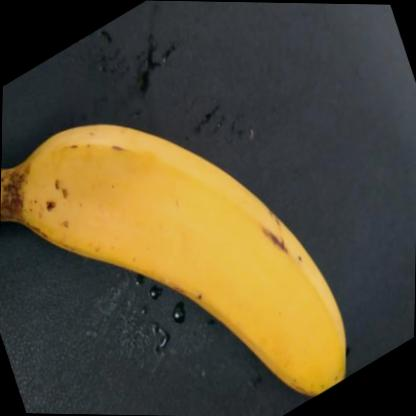
#> input picture agrigrade-frontend/ai-backend/dataset/banana/A/grade_a_01.jpg, 416 x 416 px; its folder holds only this picture in this run
$ python -i yolo_inference.py   (imports and definitions only)
#> lines starting #> are read from the running program, lines starting #| are printed output that depends on the picture; after the words box and inside, x2 and y2 are one past the last pixel; in counts of white or black regions, pixels touching at a corner belong together
### ai-service/src/inference/model_registry.py
"""
Centralized Model Registry for AgriGrade AI.
Registers supported crops, available CNN/YOLO models, and handles canonical naming and model statuses.
"""

import json
from pathlib import Path

BASE_DIR = Path(__file__).resolve().parent.parent.parent
MODELS_DIR = BASE_DIR / "models"
CONFIGS_DIR = BASE_DIR / "configs" / "grading"

CROP_CANONICAL_MAP = {
    "banana": "banana",
    "bananas": "banana",

    "mango": "mango",
    "mangoes": "mango",

    "tomato": "tomato",
    "tomatoes": "tomato",

    "onion": "onion",
    "onions": "onion",

    "brinjal": "brinjal",
    "eggplant": "brinjal",
    "baingan": "brinjal",

    "okra": "okra",
    "bhendi": "okra",
    "bhindi": "okra",
    "ladies finger": "okra",
    "lady finger": "okra",

    "green_chilli": "green_chilli",
    "green chilli": "green_chilli",
    "green chili": "green_chilli",
    "chilli": "green_chilli",
    "chili": "green_chilli",

    "drumstick": "drumstick",
    "moringa": "drumstick",
    "murungai": "drumstick",

    "beetroot": "beetroot",
    "beet": "beetroot",

    "bottle_gourd": "bottle_gourd",
    "bottle gourd": "bottle_gourd",
    "lauki": "bottle_gourd",

    "bitter_gourd": "bitter_gourd",
    "bitter gourd": "bitter_gourd",
    "karela": "bitter_gourd",

    "snake_gourd": "snake_gourd",
    "snake gourd": "snake_gourd",
    "pudalangai": "snake_gourd",

    "carrot": "carrot",
    "carrots": "carrot",
    "gajar": "carrot",

    "tapioca": "tapioca",
    "cassava": "tapioca",
    "maravalli": "tapioca"
}

CROP_DISPLAY_NAMES = {
    "banana": "Banana",
    "mango": "Mango",
    "tomato": "Tomato",
    "onion": "Onion",
    "brinjal": "Brinjal / Eggplant",
    "okra": "Bhendi / Okra",
    "green_chilli": "Green Chilli",
    "drumstick": "Drumstick / Moringa",
    "beetroot": "Beetroot",
    "bottle_gourd": "Bottle Gourd",
    "bitter_gourd": "Bitter Gourd",
    "snake_gourd": "Snake Gourd",
    "carrot": "Carrot",
    "tapioca": "Tapioca / Cassava"
}

class ModelRegistry:
    def __init__ (self):
        self.models_dir = MODELS_DIR
        self._verify_registered_models()

    def _verify_registered_models(self):
        trained_multi_crop_path = Path(r"C:\Users\naksh\.gemini\antigravity\scratch\agrigrade-frontend\crop-quality-ai\crop-quality-ai\models\crop_grade_model.keras")
        has_multi_crop = trained_multi_crop_path.exists()

        self.registry = {
            "banana": {
                "maturity": {
                    "architecture": "EfficientNet-B0",
                    "task": "maturity",
                    "classes": ["overripe", "ripe", "rotten", "unripe"],
                    "model_path": self.models_dir / "banana_maturity" / "cnn" / "best_model" / "model.pth",
                    "input_size": (224, 224),
                    "confidence_threshold": 0.60
                }
            }
        }

        # Add multi-crop trained models from crop-quality-ai
        for crop in ["mango", "tomato", "onion", "okra", "carrot"]:
            self.registry[crop] = {
                "quality": {
                    "architecture": "MobileNetV2 (Keras)",
                    "task": "quality_grade_classification",
                    "classes": [f"{crop}_grade_a", f"{crop}_grade_b", f"{crop}_grade_c"],
                    "model_path": trained_multi_crop_path,
                    "input_size": (224, 224),
                    "experimental": True
                }
            }

    # [5 lines left out: function resolve_crop, not called in this run]

    def get_display_name(self, canonical_crop):
        return CROP_DISPLAY_NAMES.get(canonical_crop, canonical_crop.replace("_", " ").title())

    # [36 lines left out: function get_cnn_info, not called in this run]

    def get_yolo_info(self):
        yolo_path = self.models_dir / "yolo" / "produce_yolo.pt"
        if yolo_path.exists():
            return {
                "model": "YOLOv8",
                "model_path": str(yolo_path),
                "model_status": "AVAILABLE",
                "confidence_threshold": 0.50
            }
        else:
            return {
                "model": "YOLOv8-Pretrained",
                "model_status": "PRETRAINED_GENERAL_MODEL",
                "message": "Using pretrained general object detection layer. Custom produce YOLO detector not yet trained."
            }

# Singleton Instance
model_registry = ModelRegistry()

### ai-service/src/inference/yolo_inference.py
"""
YOLO Object Detection Interface for AgriGrade AI.
Provides produce bounding box localization, item counting, and ROI extraction.
"""

import io
import cv2
import numpy as np
from PIL import Image
from pathlib import Path

from inference.model_registry import model_registry

_YOLO_MODEL = None

def detect_objects(image_input, crop_hint=None):
    """
    Performs object detection and ROI bounding box localization on the input image.
    Returns detected produce bounding boxes and model status.
    """
    yolo_info = model_registry.get_yolo_info()
    model_status = yolo_info.get("model_status", "PRETRAINED_GENERAL_MODEL")

    # Load PIL image & convert to OpenCV BGR
    if isinstance(image_input, bytes):
        pil_img = Image.open(io.BytesIO(image_input)).convert("RGB")
    elif isinstance(image_input, (str, Path)):
        pil_img = Image.open(image_input).convert("RGB")
#> pil_img is the input picture: PIL image 416x416 RGB; mean R, G, B 87, 77.7, 53.4
    elif isinstance(image_input, Image.Image):
        pil_img = image_input.convert("RGB")
    else:
        raise ValueError(f"Unsupported image type for YOLO: {type(image_input)}")

    img_np = np.array(pil_img)
    height, width, _ = img_np.shape
#> height = 416; width = 416

    detected_objects = []

    # Attempt YOLO detection if ultralytics package is installed
    try:
        from ultralytics import YOLO
        global _YOLO_MODEL
        if _YOLO_MODEL is None and yolo_info.get("model_path"):
            _YOLO_MODEL = YOLO(yolo_info["model_path"])

        if _YOLO_MODEL:
            results = _YOLO_MODEL(img_np, verbose=False)[0]
            for box in results.boxes:
                x1, y1, x2, y2 = box.xyxy[0].tolist()
                conf = box.conf[0].item()
                cls_id = int(box.cls[0].item())
                cls_name = results.names[cls_id] if hasattr(results, "names") else "produce"

                detected_objects.append({
                    "class": cls_name,
                    "confidence": round(conf, 4),
                    "bbox": {
                        "x1": int(x1),
                        "y1": int(y1),
                        "x2": int(x2),
                        "y2": int(y2)
                    }
                })
    except Exception as e:
        # Fallback to computer-vision contour ROI detection if custom YOLO is not installed/trained
        pass

    # If no YOLO objects detected yet, use color-space ROI saliency detector for agricultural produce
    if not detected_objects:
        # Convert to HSV to detect non-background produce contours
        hsv = cv2.cvtColor(img_np, cv2.COLOR_RGB2HSV)
#> hsv: shape (416, 416, 3); mean H, S, V 73.6, 81, 93.2
        # Saliency threshold for produce foreground vs plain background
        _, thresh = cv2.threshold(hsv[:, :, 1], 40, 255, cv2.THRESH_BINARY)
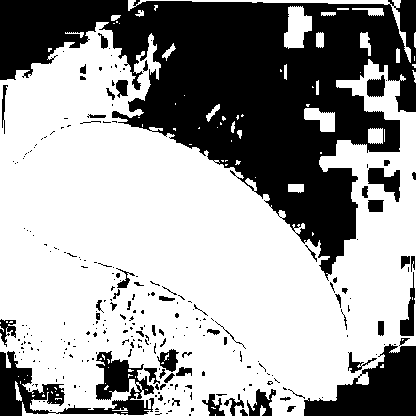
#> thresh: shape (416, 416); 62.6% white; 265 black regions (204 under 20 px)
        contours, _ = cv2.findContours(thresh, cv2.RETR_EXTERNAL, cv2.CHAIN_APPROX_SIMPLE)
#> contours = 78 contours, 57 with area under 20; largest, box (x1, y1, x2, y2) and area: (0, 22, 416, 416) 109601, (284, 6, 312, 49) 774, (128, 0, 411, 63) 654, (304, 108, 335, 132) 428, (368, 128, 383, 144) 195

        valid_boxes = []
        min_area = (width * height) * 0.03 # Require produce to be at least 3% of image area
#> min_area = 5191.7

        for cnt in contours:
            area = cv2.contourArea(cnt)
            if area > min_area:
                x, y, w, h = cv2.boundingRect(cnt)
                valid_boxes.append((x, y, x + w, y + h, area))
#> this loop made 78 passes
#> (area, x, y, w, h) on pass 69: (109601, 0, 22, 416, 394)
#> area on passes 3, 15, 25, 34, 36, 42: 29.5, 52, 107, 20.5, 195, 21.5
#> after the loop, valid_boxes = [(0, 22, 416, 416, 109601)]

        if valid_boxes:
            # Sort by area descending and pick largest produce items
            valid_boxes.sort(key=lambda b: b[4], reverse=True)
            for x1, y1, x2, y2, _ in valid_boxes[:3]:
                detected_objects.append({
                    "class": crop_hint if crop_hint else "produce",
                    "confidence": 0.92,
                    "bbox": {
                        "x1": int(x1),
                        "y1": int(y1),
                        "x2": int(x2),
                        "y2": int(y2)
                    }
                })
#> this loop made 1 pass
#> after the loop, detected_objects = 1 item

    # Default fallback full frame if no contour/YOLO found
    if not detected_objects:
        detected_objects.append({
            "class": crop_hint if crop_hint else "produce",
            "confidence": 0.85,
            "bbox": {
                "x1": int(width * 0.1),
                "y1": int(height * 0.1),
                "x2": int(width * 0.9),
                "y2": int(height * 0.9)
            }
        })

    return {
        "model_status": model_status,
        "detected_objects": detected_objects,
        "objects_count": len(detected_objects)
    }

>>> result = detect_objects('../../../agrigrade-frontend/ai-backend/dataset/banana/A/grade_a_01.jpg')
#> result = 3 items

$ run again, on agrigrade-frontend/ai-backend/dataset/banana/A/grade_a_02.jpg
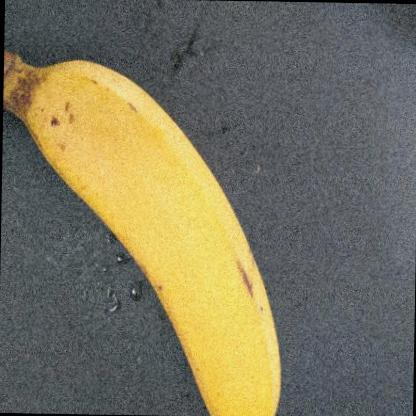
#> input picture agrigrade-frontend/ai-backend/dataset/banana/A/grade_a_02.jpg, 416 x 416 px
#> in detect_objects, pil_img is the input picture: PIL image 416x416 RGB; mean R, G, B 120.6, 116, 94.2
#> hsv: shape (416, 416, 3); mean H, S, V 82.9, 58.7, 127.6
#> in detect_objects, `_, thresh = cv2.threshold(hsv[:, :, 1], 40, 255, cv2.THRESH_BINARY)`:
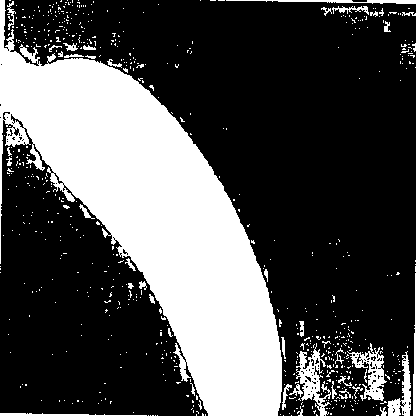
#> thresh: shape (416, 416); 31.1% white; 672 white regions (628 under 20 px)
#> contours = 672 contours, 648 with area under 20; largest, box (x1, y1, x2, y2) and area: (0, 0, 282, 416) 46488, (296, 343, 331, 416) 834, (347, 343, 387, 401) 808, (387, 351, 411, 416) 536, (226, 0, 416, 4) 218
#> the loop in detect_objects, `for cnt in contours:` made 672 passes
#> (area, x, y, w, h) on pass 672: (46488, 0, 0, 282, 416)
#> after the loop in detect_objects, `for cnt in contours:`: valid_boxes = [(0, 0, 282, 416, 46488)]
#> the loop in detect_objects, `for x1, y1, x2, y2, _ in valid_boxes[:3]:` made 1 pass
#> after the loop in detect_objects, `for x1, y1, x2, y2, _ in valid_boxes[:3]:`: detected_objects = 1 item
#> result = 3 items

$ run again, on agrigrade-frontend/ai-backend/dataset/banana/A/grade_a_03.jpg
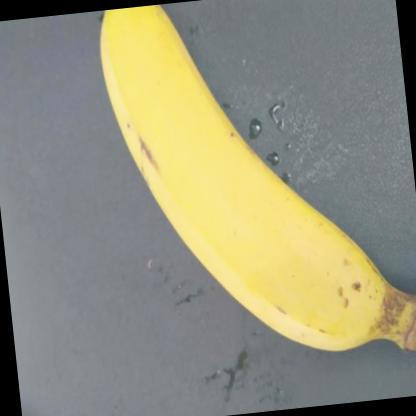
#> input picture agrigrade-frontend/ai-backend/dataset/banana/A/grade_a_03.jpg, 416 x 416 px
#> in detect_objects, pil_img is the input picture: PIL image 416x416 RGB; mean R, G, B 147, 145.7, 125
#> hsv: shape (416, 416, 3); mean H, S, V 79.9, 49.7, 154.1
#> in detect_objects, `_, thresh = cv2.threshold(hsv[:, :, 1], 40, 255, cv2.THRESH_BINARY)`:
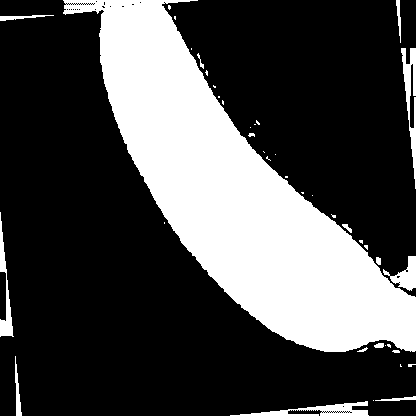
#> thresh: shape (416, 416); 28.9% white; 41 white regions (25 under 20 px)
#> contours = 41 contours, 29 with area under 20; largest, box (x1, y1, x2, y2) and area: (63, 0, 416, 352) 45814, (230, 401, 369, 416) 676, (401, 48, 416, 189) 600, (383, 256, 416, 291) 452, (0, 212, 14, 337) 439
#> the loop in detect_objects, `for cnt in contours:` made 41 passes
#> (area, x, y, w, h) on pass 41: (45813.5, 63, 0, 353, 352)
#> after the loop in detect_objects, `for cnt in contours:`: valid_boxes = [(63, 0, 416, 352, 45813.5)]
#> the loop in detect_objects, `for x1, y1, x2, y2, _ in valid_boxes[:3]:` made 1 pass
#> after the loop in detect_objects, `for x1, y1, x2, y2, _ in valid_boxes[:3]:`: detected_objects = 1 item
#> result = 3 items

$ run again, on agrigrade-frontend/ai-backend/dataset/banana/A/grade_a_04.jpg
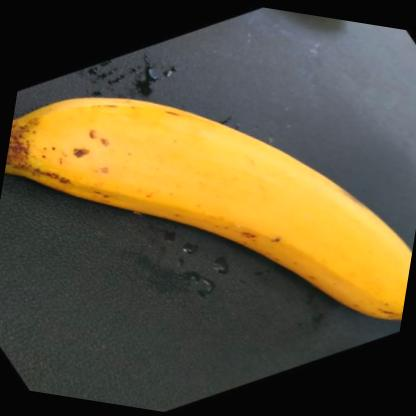
#> input picture agrigrade-frontend/ai-backend/dataset/banana/A/grade_a_04.jpg, 416 x 416 px
#> in detect_objects, pil_img is the input picture: PIL image 416x416 RGB; mean R, G, B 96.8, 85.3, 56.2
#> hsv: shape (416, 416, 3); mean H, S, V 52.9, 68.3, 101.7
#> in detect_objects, `_, thresh = cv2.threshold(hsv[:, :, 1], 40, 255, cv2.THRESH_BINARY)`:
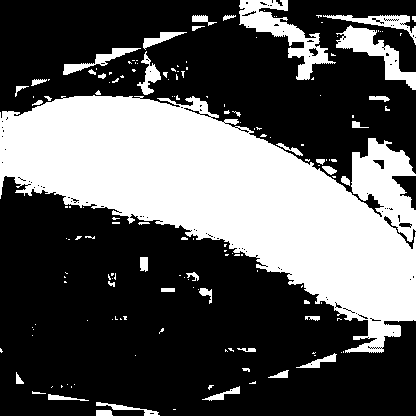
#> thresh: shape (416, 416); 34.8% white; 158 white regions (116 under 20 px)
#> contours = 158 contours, 125 with area under 20; largest, box (x1, y1, x2, y2) and area: (0, 95, 416, 353) 50737, (239, 0, 336, 80) 2217, (336, 25, 416, 90) 1464, (323, 15, 416, 45) 610, (63, 48, 141, 75) 440
#> the loop in detect_objects, `for cnt in contours:` made 158 passes
#> (area, x, y, w, h) on pass 109: (50737, 0, 95, 416, 258)
#> after the loop in detect_objects, `for cnt in contours:`: valid_boxes = [(0, 95, 416, 353, 50737)]
#> the loop in detect_objects, `for x1, y1, x2, y2, _ in valid_boxes[:3]:` made 1 pass
#> after the loop in detect_objects, `for x1, y1, x2, y2, _ in valid_boxes[:3]:`: detected_objects = 1 item
#> result = 3 items
